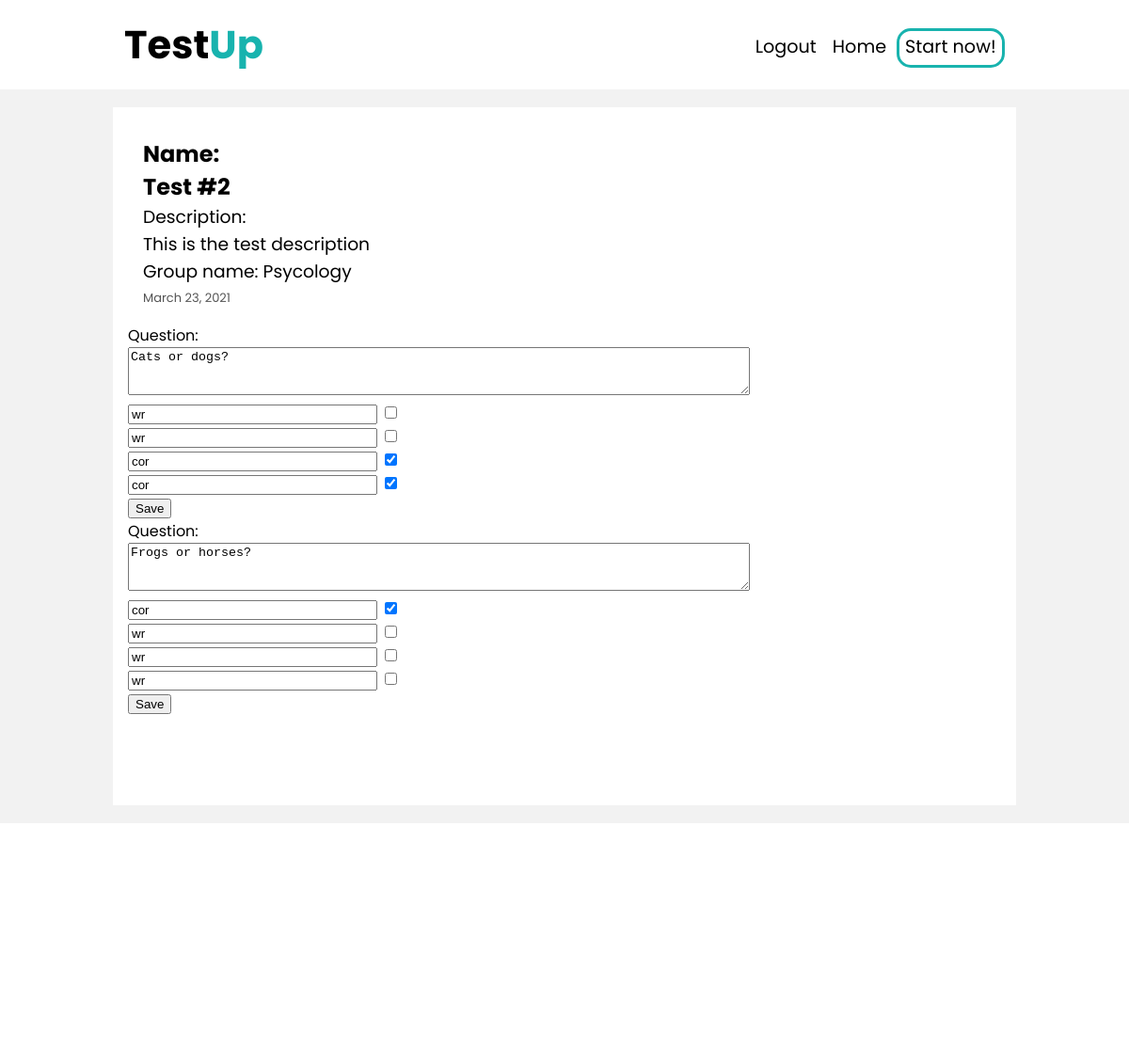
The page /user/tests/2/ (signed in) on the database its author committed.
### testing/models.py (models this page shows, shortened)
class Test(models.Model):
    name = models.CharField(max_length=40)
    description = models.CharField(max_length=200)
    group = models.ForeignKey(TestGroup, on_delete=models.SET_NULL, null=True)
    pub_date = models.DateField(default=now)
    questions_amount = models.SmallIntegerField(default=0)
    creator = models.ForeignKey(User, on_delete=models.PROTECT, null=True)

class TestGroup(models.Model):
    name = models.CharField(max_length=40)
    description = models.CharField(max_length=200)
    def __str__(self):
        return self.name

class Question(models.Model):
    test = models.ForeignKey(Test, on_delete=models.CASCADE)
    text = models.CharField(max_length=200)
    question_num = models.SmallIntegerField(default=0)
    def __str__(self):
        return self.text

class Answer(models.Model):
    question = models.ForeignKey(Question, on_delete=models.CASCADE)
    text = models.CharField(max_length=100)
    is_correct = models.BooleanField(default=False)
    def __str__(self):
        return self.text

### testing/views.py (the view, shortened to what this page needs)
# urls.py: path('user/tests/<int:t_pk>/', TestDetailView.as_view(), name='Test detail'),
class TestDetailView(LoginRequiredMixin, View): # raw view
    login_url='/signin/'
    def get(self, request, t_pk, *args, **kwargs):
        test = get_test_by_pk(t_pk)
        if access_to_test(request.user.username, test):
            questions = get_questions(test)
            questions_w_answers = [(q, get_answers(q)) for q in questions]
            context = {
                'name': test.name,
                'description': test.description,
                'group': test.group,
                'pub_date': test.pub_date,
                'questions_w_answers': questions_w_answers,
                'message': args,
            }
            return render(request, 'testing/test_detail.html', context=context)
        else:
            return render(request, 'testing/access_denied.html')

### testing/services.py (called while the page is built)
def get_test_by_pk(t_pk: int):
    return Test.objects.get(pk=t_pk)

def get_questions(test) -> list:
    questions = Question.objects.filter(test=test).order_by('question_num')
    return [i for i in questions]

def get_answers(question) -> list:
    answers = Answer.objects.filter(question=question)
    return [a for a in answers]

def access_to_test(username, test) -> bool:
    if test.creator.username == username:
        return True
    else:
        return False

### testing/templates/testing/test_detail.html (shortened to what this page needs)
{% extends 'testing/basic.html'%}
{% block body %}
<div class="test_detail">
    <h2>Name:<br>{{ name }}</h2>
    <h3>Description:<br>{{ description }}</h3>
    <h3>Group name: {{ group }}</h3>
    <span class="date">{{ pub_date }}</span>
</div>
<div class="test_questions">
    {% for couple in questions_w_answers %}
        <form method="POST">
        <label for="question">Question:</label><br>
        <textarea id="question" name="question" maxlength="200" rows="3" cols="80">{{ couple.0 }}</textarea>
        <div class="answers">
        {% for answer in couple.1 %}
            <input type="text" value="{{ answer }}" name="answer_text" maxlength="100" size="30">
            {% if answer.is_correct %}
                <input type="checkbox" name="is_cor" value="{{ answer.pk }}" checked>
            {% else %}
                <input type="checkbox" name="is_cor" value="{{ answer.pk }}">
            {% endif %}
        <br>
        {% endfor %}
        </div>
        <input type="submit" value="Save">
        </form>
    {% endfor %}
</div>
{% endblock %}

### testing/static/testing/style.css (style rules this page uses)
:root { --primary-blue: #18b3ae; }
body { background: #f2f2f2; margin: 0em; font-family: "Poppins"; }
div.test_detail { padding: 1em; }
div.test_questions { display: -ms-grid; display: grid; -ms-grid-columns: 1fr; grid-template-columns: 1fr; }
span.date { font-size: small; color: #555; }
h2 { margin: 0em; }
h3 { margin: 0; font-weight: normal; }

### rows shown on the page
Test: name "Test #2", description "This is the test description", pub_date "March 23, 2021"
TestGroup: name "Psycology"
Question: question "Cats or dogs?"
Answer: answer_text "wr"
Answer: answer_text "wr"
Answer: answer_text "cor"
Answer: answer_text "cor"
Question: question "Frogs or horses?"
Answer: answer_text "cor"
Answer: answer_text "wr"
Answer: answer_text "wr"
Answer: answer_text "wr"
